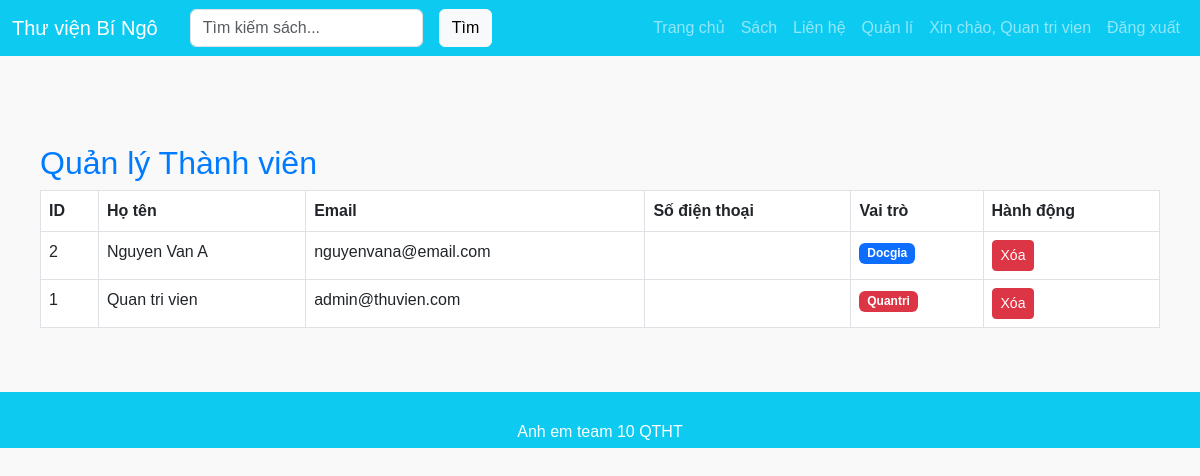
The app's page /admin/manage-members (signed in), older data.
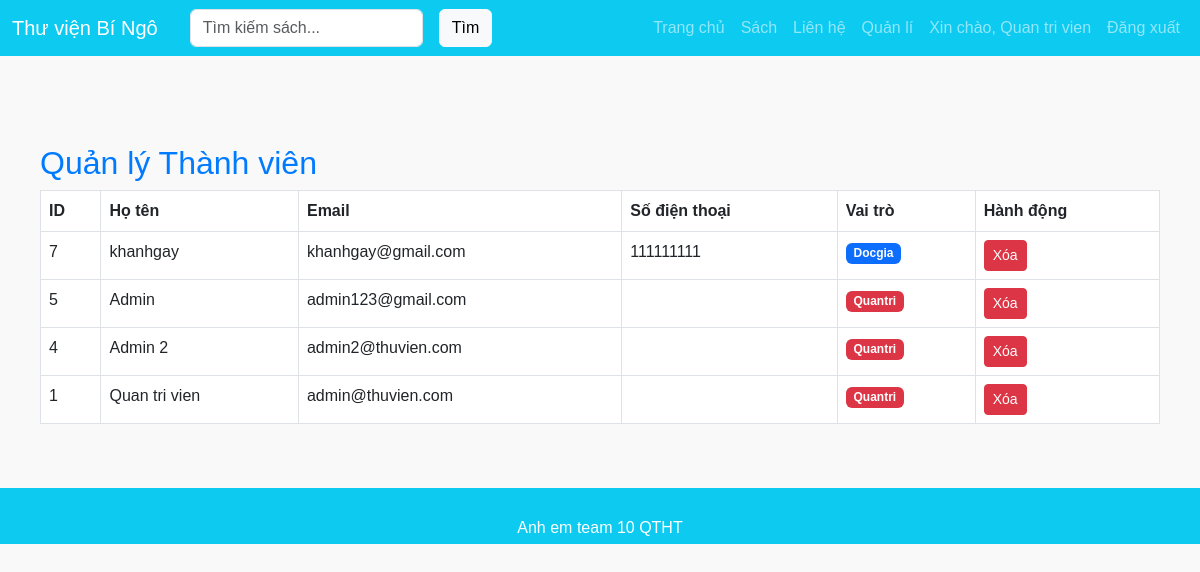
The same page, newer data.
### tables this page shows
CREATE TABLE `thanhvien` (
  `id` int(11) NOT NULL AUTO_INCREMENT,
  `hoten` varchar(255) NOT NULL,
  `email` varchar(255) NOT NULL,
  `matkhau` varchar(255) NOT NULL,
  `sodienthoai` varchar(20) DEFAULT NULL,
  `diachi` varchar(255) DEFAULT NULL,
  `ngaysinh` date DEFAULT NULL,
  `vaitro` enum('docgia','thuthu','quantri') DEFAULT 'docgia',
  `mathe` varchar(20) DEFAULT NULL COMMENT 'Mã thẻ thư viện',
  `ngaytao` timestamp NOT NULL DEFAULT current_timestamp(),
  PRIMARY KEY (`id`),
  UNIQUE KEY `email` (`email`)
);

### app/controllers/AdminController.php (called while the page is built, shortened)
<?php
require_once __DIR__ . '/../models/Member.php';
class AdminController
{
    public function manageMembers()
    {
        $members = Member::all();
        include_once __DIR__ . '/../views/admin/manage-members.php';
    }
}
?>

### public/index.php (called while the page is built)
<?php
require_once __DIR__ . '/../routes/web.php';
?>

### app/models/Member.php (called while the page is built, shortened)
<?php
class Member {
    public function __construct($data) {
        $this->id = $data['id'] ?? null;
        $this->hoten = $data['hoten'] ?? '';
        $this->email = $data['email'] ?? '';
        $this->sodienthoai = $data['sodienthoai'] ?? '';
        $this->vaitro = $data['vaitro'] ?? 'docgia';
    }
    private function generateMemberCode() {
        return 'MB' . str_pad(rand(0, 9999), 4, '0', STR_PAD_LEFT);
    }
    public static function all() {
        $db = Database::getInstance()->getConnection();
        $stmt = $db->query("SELECT * FROM thanhvien ORDER BY id DESC");
        $rows = $stmt->fetchAll(PDO::FETCH_ASSOC);
        $members = [];
        foreach ($rows as $row) {
            $members[] = new Member($row);
        }
        return $members;
    }
}

### app/views/admin/manage-members.php (the view)
<?php include __DIR__ . '/../layouts/header.php'; ?>
<div class="container mt-4">
  <h2>Quản lý Thành viên</h2>
  <table class="table table-bordered">
    <thead>
      <tr>
        <th>ID</th>
        <th>Họ tên</th>
        <th>Email</th>
        <th>Số điện thoại</th>
        <th>Vai trò</th>
        <th>Hành động</th>
      </tr>
    </thead>
    <tbody>
      <?php foreach($members as $member): ?>
      <tr>
        <td><?php echo $member->id; ?></td>
        <td><?php echo htmlspecialchars($member->hoten); ?></td>
        <td><?php echo htmlspecialchars($member->email); ?></td>
        <td><?php echo htmlspecialchars($member->sodienthoai); ?></td>
        <td>
          <span class="badge <?php
            echo $member->vaitro === 'quantri' ? 'bg-danger' : 'bg-primary';
          ?>">
            <?php echo ucfirst($member->vaitro); ?>
          </span>
        </td>
        <td>
          <a href="/admin/delete-member?id=<?php echo $member->id; ?>"
             class="btn btn-danger btn-sm"
             onclick="return confirm('Xóa thành viên này?')">Xóa</a>
        </td>
      </tr>
      <?php endforeach; ?>
    </tbody>
  </table>
</div>
<?php include __DIR__ . '/../layouts/footer.php'; ?>

Row changes from the older to the newer data that the page shows:
removed thanhvien: id "2", hoten "Nguyen Van A", email "nguyenvana@email.com", vaitro "Docgia"
added thanhvien: id "7", hoten "khanhgay", email "khanhgay@gmail.com", sodienthoai "111111111", vaitro "Docgia"
added thanhvien: id "5", hoten "Admin", email "admin123@gmail.com", vaitro "Quantri"
added thanhvien: id "4", hoten "Admin 2", email "admin2@thuvien.com", vaitro "Quantri"
